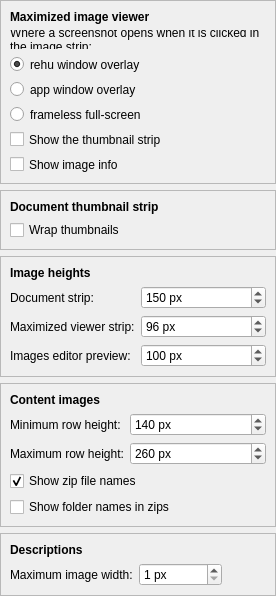
<?xml version="1.0" encoding="UTF-8"?>
<ui version="4.0">
 <class>ImagesDisplayPage</class>
 <widget class="QWidget" name="ImagesDisplayPage">
  <property name="geometry">
   <rect>
    <x>0</x>
    <y>0</y>
    <width>276</width>
    <height>212</height>
   </rect>
  </property>
  <layout class="QVBoxLayout" name="main_layout">
   <property name="leftMargin">
    <number>0</number>
   </property>
   <property name="topMargin">
    <number>0</number>
   </property>
   <property name="rightMargin">
    <number>0</number>
   </property>
   <property name="bottomMargin">
    <number>0</number>
   </property>
   <item>
    <widget class="QFrame" name="surface_frame">
     <property name="sizePolicy">
      <sizepolicy hsizetype="Preferred" vsizetype="Maximum">
       <horstretch>0</horstretch>
       <verstretch>0</verstretch>
      </sizepolicy>
     </property>
     <property name="frameShape">
      <enum>QFrame::Shape::StyledPanel</enum>
     </property>
     <property name="frameShadow">
      <enum>QFrame::Shadow::Raised</enum>
     </property>
     <layout class="QVBoxLayout" name="surface_frame_layout">
      <item>
       <widget class="QLabel" name="surface_frame_label">
        <property name="font">
         <font>
          <bold>true</bold>
         </font>
        </property>
        <property name="text">
         <string>Maximized image viewer</string>
        </property>
       </widget>
      </item>
      <item>
       <widget class="QLabel" name="surface_hint_label">
        <property name="text">
         <string>Where a screenshot opens when it is clicked in the image strip:</string>
        </property>
        <property name="wordWrap">
         <bool>true</bool>
        </property>
       </widget>
      </item>
      <item>
       <widget class="QRadioButton" name="document_overlay_radio_button">
        <property name="text">
         <string>rehu window overlay</string>
        </property>
        <property name="toolTip">
         <string>Covers the open document, leaving its tab and the app's menus and toolbars visible.</string>
        </property>
        <property name="checked">
         <bool>true</bool>
        </property>
       </widget>
      </item>
      <item>
       <widget class="QRadioButton" name="app_window_overlay_radio_button">
        <property name="text">
         <string>app window overlay</string>
        </property>
        <property name="toolTip">
         <string>Covers the whole main window, leaving only its menu, tool, and status bars visible.</string>
        </property>
       </widget>
      </item>
      <item>
       <widget class="QRadioButton" name="full_screen_radio_button">
        <property name="text">
         <string>frameless full-screen</string>
        </property>
        <property name="toolTip">
         <string>Covers the entire screen, with no window frame.</string>
        </property>
       </widget>
      </item>
      <item>
       <widget class="QCheckBox" name="strip_visible_check_box">
        <property name="text">
         <string>Show the thumbnail strip</string>
        </property>
        <property name="toolTip">
         <string>Whether a maximized screenshot opens with its thumbnail strip shown. Each document remembers its own strip, so this only decides what a document that has never shown one starts with.</string>
        </property>
       </widget>
      </item>
      <item>
       <widget class="QCheckBox" name="lightbox_info_check_box">
        <property name="text">
         <string>Show image info</string>
        </property>
        <property name="toolTip">
         <string>Whether a maximized image opens with its name, pixel size and file size shown in the corner. The I key toggles it in an open viewer; applying this changes only viewers opened from now on.</string>
        </property>
       </widget>
      </item>
     </layout>
    </widget>
   </item>
   <item>
    <widget class="QFrame" name="strip_frame">
     <property name="sizePolicy">
      <sizepolicy hsizetype="Preferred" vsizetype="Maximum">
       <horstretch>0</horstretch>
       <verstretch>0</verstretch>
      </sizepolicy>
     </property>
     <property name="frameShape">
      <enum>QFrame::Shape::StyledPanel</enum>
     </property>
     <property name="frameShadow">
      <enum>QFrame::Shadow::Raised</enum>
     </property>
     <layout class="QVBoxLayout" name="strip_frame_layout">
      <item>
       <widget class="QLabel" name="strip_frame_label">
        <property name="font">
         <font>
          <bold>true</bold>
         </font>
        </property>
        <property name="text">
         <string>Document thumbnail strip</string>
        </property>
       </widget>
      </item>
      <item>
       <widget class="QCheckBox" name="wrap_check_box">
        <property name="text">
         <string>Wrap thumbnails</string>
        </property>
        <property name="toolTip">
         <string>Wrap the screenshots over as many rows as the document's width needs, instead of keeping them on a single row.</string>
        </property>
       </widget>
      </item>
     </layout>
    </widget>
   </item>
   <item>
    <widget class="QFrame" name="heights_frame">
     <property name="sizePolicy">
      <sizepolicy hsizetype="Preferred" vsizetype="Maximum">
       <horstretch>0</horstretch>
       <verstretch>0</verstretch>
      </sizepolicy>
     </property>
     <property name="frameShape">
      <enum>QFrame::Shape::StyledPanel</enum>
     </property>
     <property name="frameShadow">
      <enum>QFrame::Shadow::Raised</enum>
     </property>
     <layout class="QFormLayout" name="heights_frame_layout">
      <item row="0" column="0" colspan="2">
       <widget class="QLabel" name="heights_frame_label">
        <property name="font">
         <font>
          <bold>true</bold>
         </font>
        </property>
        <property name="text">
         <string>Image heights</string>
        </property>
       </widget>
      </item>
      <item row="1" column="0">
       <widget class="QLabel" name="preview_height_label">
        <property name="text">
         <string>Document strip:</string>
        </property>
       </widget>
      </item>
      <item row="1" column="1">
       <widget class="QSpinBox" name="preview_height_spin_box">
        <property name="toolTip">
         <string>How tall the screenshots are in a document's own image strip.</string>
        </property>
        <property name="suffix">
         <string> px</string>
        </property>
        <property name="minimum">
         <number>32</number>
        </property>
        <property name="maximum">
         <number>600</number>
        </property>
        <property name="singleStep">
         <number>10</number>
        </property>
        <property name="value">
         <number>150</number>
        </property>
       </widget>
      </item>
      <item row="2" column="0">
       <widget class="QLabel" name="lightbox_height_label">
        <property name="text">
         <string>Maximized viewer strip:</string>
        </property>
       </widget>
      </item>
      <item row="2" column="1">
       <widget class="QSpinBox" name="lightbox_height_spin_box">
        <property name="toolTip">
         <string>How tall the screenshots are in the maximized viewer's own thumbnail strip.</string>
        </property>
        <property name="suffix">
         <string> px</string>
        </property>
        <property name="minimum">
         <number>32</number>
        </property>
        <property name="maximum">
         <number>600</number>
        </property>
        <property name="singleStep">
         <number>10</number>
        </property>
        <property name="value">
         <number>96</number>
        </property>
       </widget>
      </item>
      <item row="3" column="0">
       <widget class="QLabel" name="editor_preview_height_label">
        <property name="text">
         <string>Images editor preview:</string>
        </property>
       </widget>
      </item>
      <item row="3" column="1">
       <widget class="QSpinBox" name="editor_preview_height_spin_box">
        <property name="toolTip">
         <string>How tall the preview pane opens in the images editor. Each document remembers its own split once you drag it, and applying a height here re-splits the editors currently open.</string>
        </property>
        <property name="suffix">
         <string> px</string>
        </property>
        <property name="minimum">
         <number>32</number>
        </property>
        <property name="maximum">
         <number>2000</number>
        </property>
        <property name="singleStep">
         <number>10</number>
        </property>
        <property name="value">
         <number>100</number>
        </property>
       </widget>
      </item>
     </layout>
    </widget>
   </item>
   <item>
    <widget class="QFrame" name="content_frame">
     <property name="sizePolicy">
      <sizepolicy hsizetype="Preferred" vsizetype="Maximum">
       <horstretch>0</horstretch>
       <verstretch>0</verstretch>
      </sizepolicy>
     </property>
     <property name="frameShape">
      <enum>QFrame::Shape::StyledPanel</enum>
     </property>
     <property name="frameShadow">
      <enum>QFrame::Shadow::Raised</enum>
     </property>
     <layout class="QFormLayout" name="content_frame_layout">
      <item row="0" column="0" colspan="2">
       <widget class="QLabel" name="content_frame_label">
        <property name="font">
         <font>
          <bold>true</bold>
         </font>
        </property>
        <property name="text">
         <string>Content images</string>
        </property>
       </widget>
      </item>
      <item row="1" column="0">
       <widget class="QLabel" name="content_min_height_label">
        <property name="text">
         <string>Minimum row height:</string>
        </property>
       </widget>
      </item>
      <item row="1" column="1">
       <widget class="QSpinBox" name="content_min_height_spin_box">
        <property name="toolTip">
         <string>The shortest a row of a reference pack's images is rescaled to so that it lands flush on the dock's edge. A row that would need to be shorter is left ragged instead.</string>
        </property>
        <property name="suffix">
         <string> px</string>
        </property>
        <property name="minimum">
         <number>48</number>
        </property>
        <property name="maximum">
         <number>1000</number>
        </property>
        <property name="singleStep">
         <number>10</number>
        </property>
        <property name="value">
         <number>140</number>
        </property>
       </widget>
      </item>
      <item row="2" column="0">
       <widget class="QLabel" name="content_max_height_label">
        <property name="text">
         <string>Maximum row height:</string>
        </property>
       </widget>
      </item>
      <item row="2" column="1">
       <widget class="QSpinBox" name="content_max_height_spin_box">
        <property name="toolTip">
         <string>The tallest a row of a reference pack's images is rescaled to so that it lands flush on the dock's edge. A row that would need to be taller is left ragged instead.</string>
        </property>
        <property name="suffix">
         <string> px</string>
        </property>
        <property name="minimum">
         <number>48</number>
        </property>
        <property name="maximum">
         <number>1000</number>
        </property>
        <property name="singleStep">
         <number>10</number>
        </property>
        <property name="value">
         <number>260</number>
        </property>
       </widget>
      </item>
      <item row="3" column="0" colspan="2">
       <widget class="QCheckBox" name="content_zip_names_check_box">
        <property name="text">
         <string>Show zip file names</string>
        </property>
        <property name="toolTip">
         <string>Start each archive's images with a banner naming it, as a path relative to the resource's folder.</string>
        </property>
        <property name="checked">
         <bool>true</bool>
        </property>
       </widget>
      </item>
      <item row="4" column="0" colspan="2">
       <widget class="QCheckBox" name="content_folder_names_check_box">
        <property name="text">
         <string>Show folder names in zips</string>
        </property>
        <property name="toolTip">
         <string>Start each folder's images inside an archive with a banner naming the folder.</string>
        </property>
       </widget>
      </item>
     </layout>
    </widget>
   </item>
   <item>
    <widget class="QFrame" name="descriptions_frame">
     <property name="sizePolicy">
      <sizepolicy hsizetype="Preferred" vsizetype="Maximum">
       <horstretch>0</horstretch>
       <verstretch>0</verstretch>
      </sizepolicy>
     </property>
     <property name="frameShape">
      <enum>QFrame::Shape::StyledPanel</enum>
     </property>
     <property name="frameShadow">
      <enum>QFrame::Shadow::Raised</enum>
     </property>
     <layout class="QVBoxLayout" name="descriptions_frame_layout">
      <item>
       <widget class="QLabel" name="descriptions_frame_label">
        <property name="font">
         <font>
          <bold>true</bold>
         </font>
        </property>
        <property name="text">
         <string>Descriptions</string>
        </property>
       </widget>
      </item>
      <item>
       <layout class="QHBoxLayout" name="max_image_width_layout">
        <item>
         <widget class="QLabel" name="max_image_width_label">
          <property name="text">
           <string>Maximum image width:</string>
          </property>
         </widget>
        </item>
        <item>
         <widget class="QSpinBox" name="max_image_width_spin_box">
          <property name="toolTip">
           <string>How wide an image embedded in a description is scaled to at most.</string>
          </property>
          <property name="suffix">
           <string> px</string>
          </property>
          <property name="minimum">
           <number>1</number>
          </property>
          <property name="maximum">
           <number>100000</number>
          </property>
         </widget>
        </item>
        <item>
         <spacer name="max_image_width_spacer">
          <property name="orientation">
           <enum>Qt::Orientation::Horizontal</enum>
          </property>
          <property name="sizeHint" stdset="0">
           <size>
            <width>0</width>
            <height>0</height>
           </size>
          </property>
         </spacer>
        </item>
       </layout>
      </item>
     </layout>
    </widget>
   </item>
   <item>
    <spacer name="bottom_spacer">
     <property name="orientation">
      <enum>Qt::Orientation::Vertical</enum>
     </property>
     <property name="sizeHint" stdset="0">
      <size>
       <width>0</width>
       <height>0</height>
      </size>
     </property>
    </spacer>
   </item>
  </layout>
 </widget>
 <resources/>
 <connections/>
</ui>
